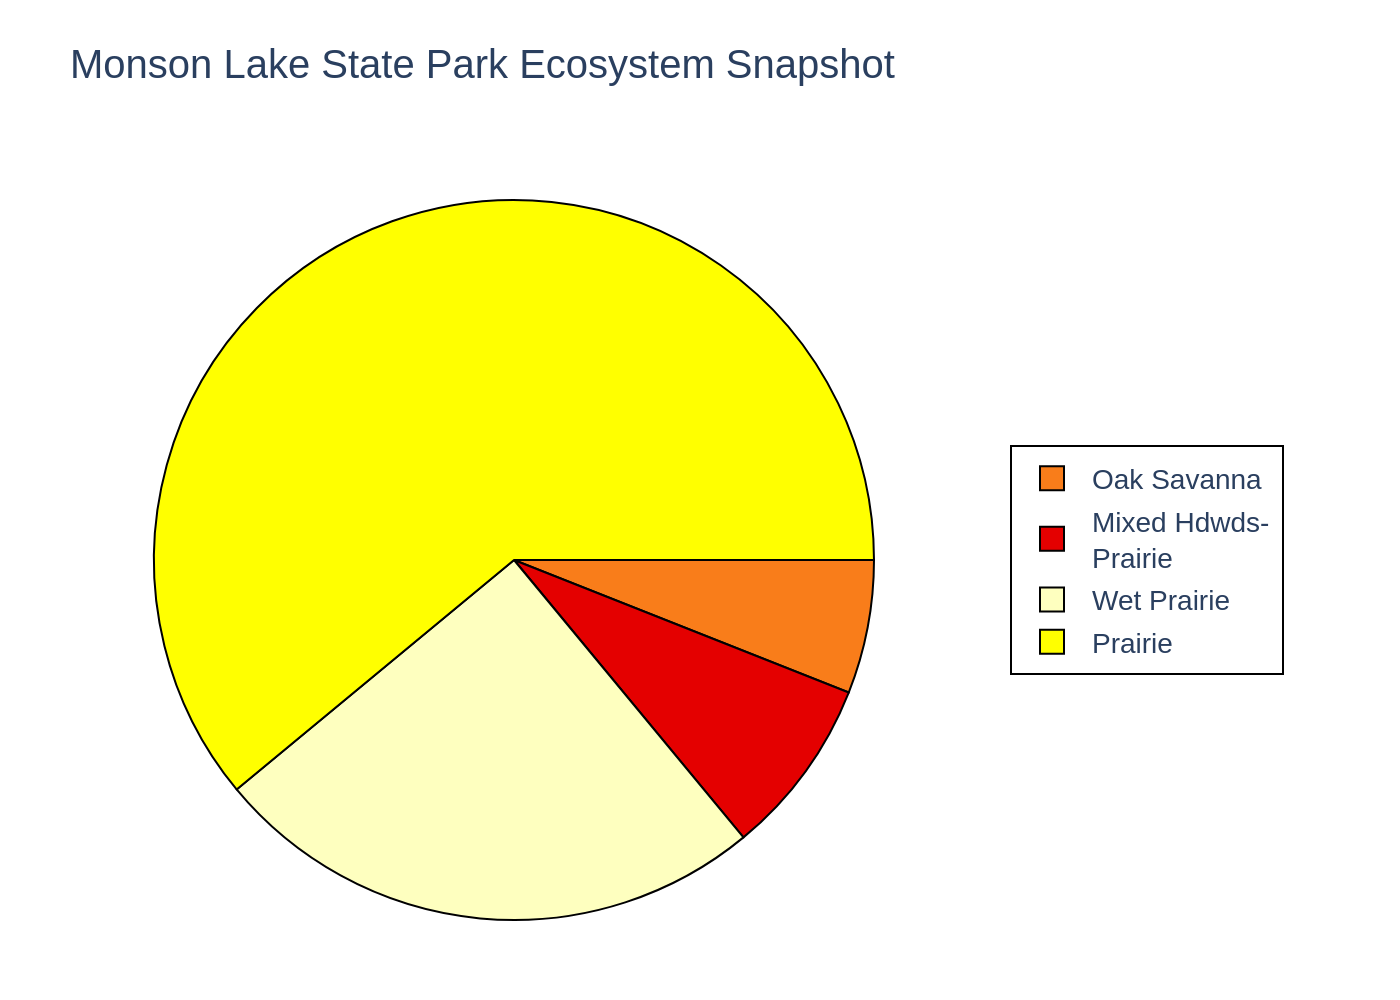

Source code (Python):
import sys
import json
import plotly.graph_objects as go
import os

if len(sys.argv) != 2:
    print("Usage: python <script_name>.py <json_file_path>")
    sys.exit(1)

json_file_path = sys.argv[1]

try:
    with open(json_file_path, 'r', encoding='utf-8') as f:
        chart_info = json.load(f)
except (FileNotFoundError, json.JSONDecodeError) as e:
    print(f"Error reading or parsing JSON file: {e}")
    sys.exit(1)

data = chart_info['chart_data']
texts = chart_info['texts']
colors = chart_info['colors']

labels = [item['label'] for item in data]
values = [item['value'] for item in data]

fig = go.Figure()

fig.add_trace(go.Pie(
    labels=labels,
    values=values,
    marker=dict(
        colors=colors,
        line=dict(color='black', width=1)
    ),
    sort=False,
    direction='clockwise',
    rotation=90,
    textinfo='none',
    hoverinfo='label+percent',
    domain=dict(x=[0, 0.7])
))

fig.update_layout(
    title_text=texts['title'],
    title_x=0.05,
    title_y=0.95,
    title_xanchor='left',
    title_yanchor='top',
    font=dict(
        family="Arial",
        size=14
    ),
    showlegend=True,
    legend=dict(
        x=0.75,
        y=0.5,
        xanchor='left',
        yanchor='middle',
        borderwidth=1,
        bordercolor='black',
        font=dict(size=14)
    ),
    plot_bgcolor='#D3D3D3',
    paper_bgcolor='white',
    margin=dict(l=40, r=40, t=100, b=40),
    width=800,
    height=550
)

base_filename = os.path.splitext(os.path.basename(json_file_path))[0]
output_filename = f"{base_filename}.png"

fig.write_image(output_filename, scale=2)
